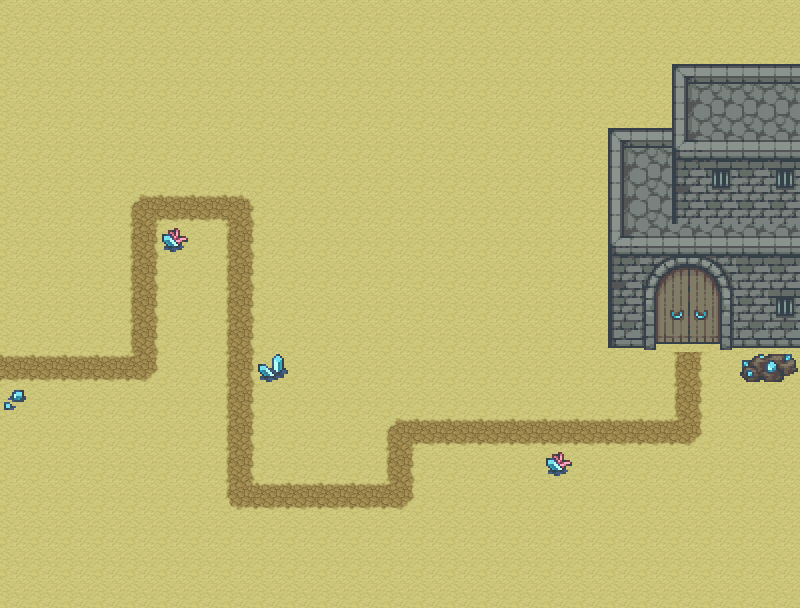

A level layout from a 2D game, rendered from its tile map. Below: a short description, then the map file with its tile-grid data intact:
An orthogonal 25x19 tile map with 32x32 px tiles, 4 tile layers (ground, ground2, monsterpath, castle), 3 tilesets.

<map version="1.4" tiledversion="1.4.3" orientation="orthogonal" renderorder="right-down" width="25" height="19" tilewidth="32" tileheight="32" infinite="0" nextlayerid="8" nextobjectid="1">
 <tileset firstgid="1" name="castle" tilewidth="32" tileheight="32" tilecount="256" columns="16">
  <image source="castle.png" width="512" height="512" />
 </tileset>
 <tileset firstgid="257" name="dirt" tilewidth="32" tileheight="32" tilecount="48" columns="8">
  <image source="dirt.png" width="256" height="192" />
 </tileset>
 <tileset firstgid="305" name="dirtPath" tilewidth="32" tileheight="32" tilecount="48" columns="8">
  <image source="dirtPath.png" width="256" height="192" />
 </tileset>
 <layer id="1" name="ground" width="25" height="19">
  <data encoding="csv">
271,271,271,271,271,271,271,271,271,271,271,271,271,271,271,271,271,271,271,271,271,271,271,271,271,
271,271,271,271,271,271,271,271,271,271,271,271,271,271,271,271,271,271,271,271,271,271,271,271,271,
271,271,271,271,271,271,271,271,271,271,271,271,271,271,271,271,271,271,271,271,271,271,271,271,271,
271,271,271,271,271,271,271,271,271,271,271,271,271,271,271,271,271,271,271,271,271,271,271,271,271,
271,271,271,271,271,271,271,271,271,271,271,271,271,271,271,271,271,271,271,271,271,271,271,271,271,
271,271,271,271,271,271,271,271,271,271,271,271,271,271,271,271,271,271,271,271,271,271,271,271,271,
271,271,271,271,271,271,271,271,271,271,271,271,271,271,271,271,271,271,271,271,271,271,271,271,271,
271,271,271,271,271,271,271,271,271,271,271,271,271,271,271,271,271,271,271,271,271,271,271,271,271,
271,271,271,271,271,271,271,271,271,271,271,271,271,271,271,271,271,271,271,271,271,271,271,271,271,
271,271,271,271,271,271,271,271,271,271,271,271,271,271,271,271,271,271,271,271,271,271,271,271,271,
271,271,271,271,271,271,271,271,271,271,271,271,271,271,271,271,271,271,271,271,271,271,271,271,271,
271,271,271,271,271,271,271,271,271,271,271,271,271,271,271,271,271,271,271,271,271,271,271,271,271,
271,271,271,271,271,271,271,271,271,271,271,271,271,271,271,271,271,271,271,271,271,271,271,271,271,
271,271,271,271,271,271,271,271,271,271,271,271,271,271,271,271,271,271,271,271,271,271,271,271,271,
271,271,271,271,271,271,271,271,271,271,271,271,271,271,271,271,271,271,271,271,271,271,271,271,271,
271,271,271,271,271,271,271,271,271,271,271,271,271,271,271,271,271,271,271,271,271,271,271,271,271,
271,271,271,271,271,271,271,271,271,271,271,271,271,271,271,271,271,271,271,271,271,271,271,271,271,
271,271,271,271,271,271,271,271,271,271,271,271,271,271,271,271,271,271,271,271,271,271,271,271,271,
271,271,271,271,271,271,271,271,271,271,271,271,271,271,271,271,271,271,271,271,271,271,271,271,271
</data>
 </layer>
 <layer id="4" name="ground2" width="25" height="19">
  <data encoding="csv">
0,0,0,0,0,0,0,0,0,0,0,0,0,0,0,0,0,0,0,0,0,0,0,0,0,
0,0,0,0,0,0,0,0,0,0,0,0,0,0,0,0,0,0,0,0,0,0,0,0,0,
0,0,0,0,0,0,0,0,0,0,0,0,0,0,0,0,0,0,0,0,0,0,0,0,0,
0,0,0,0,0,0,0,0,0,0,0,0,0,0,0,0,0,0,0,0,0,0,0,0,0,
0,0,0,0,0,0,0,0,0,0,0,0,0,0,0,0,0,0,0,0,0,0,0,0,0,
0,0,0,0,0,0,0,0,0,0,0,0,0,0,0,0,0,0,0,0,0,0,0,0,0,
0,0,0,0,0,0,0,0,0,0,0,0,0,0,0,0,0,0,0,0,0,0,0,0,0,
0,0,0,0,0,85,0,0,0,0,0,0,0,0,0,0,0,0,0,0,0,0,0,0,0,
0,0,0,0,0,0,0,0,0,0,0,0,0,0,0,0,0,0,0,0,0,0,0,0,0,
0,0,0,0,0,0,0,0,0,0,0,0,0,0,0,0,0,0,0,0,0,0,0,0,0,
0,0,0,0,0,0,0,0,0,0,0,0,0,0,0,0,0,0,0,0,0,0,0,0,0,
0,0,0,0,0,0,0,0,50,0,0,0,0,0,0,0,0,0,0,0,0,0,0,87,88,
66,0,0,0,0,0,0,0,0,0,0,0,0,0,0,0,0,0,0,0,0,0,0,0,0,
0,0,0,0,0,0,0,0,0,0,0,0,0,0,0,0,0,0,0,0,0,0,0,0,0,
0,0,0,0,0,0,0,0,0,0,0,0,0,0,0,0,0,85,0,0,0,0,0,0,0,
0,0,0,0,0,0,0,0,0,0,0,0,0,0,0,0,0,0,0,0,0,0,0,0,0,
0,0,0,0,0,0,0,0,0,0,0,0,0,0,0,0,0,0,0,0,0,0,0,0,0,
0,0,0,0,0,0,0,0,0,0,0,0,0,0,0,0,0,0,0,0,0,0,0,0,0,
0,0,0,0,0,0,0,0,0,0,0,0,0,0,0,0,0,0,0,0,0,0,0,0,0
</data>
 </layer>
 <layer id="2" name="monsterpath" width="25" height="19">
  <data encoding="csv">
0,0,0,0,0,0,0,0,0,0,0,0,0,0,0,0,0,0,0,0,0,0,0,0,0,
0,0,0,0,0,0,0,0,0,0,0,0,0,0,0,0,0,0,0,0,0,0,0,0,0,
0,0,0,0,0,0,0,0,0,0,0,0,0,0,0,0,0,0,0,0,0,0,0,0,0,
0,0,0,0,0,0,0,0,0,0,0,0,0,0,0,0,0,0,0,0,0,0,0,0,0,
0,0,0,0,0,0,0,0,0,0,0,0,0,0,0,0,0,0,0,0,0,0,0,0,0,
0,0,0,0,0,0,0,0,0,0,0,0,0,0,0,0,0,0,0,0,0,0,0,0,0,
0,0,0,0,313,307,307,314,0,0,0,0,0,0,0,0,0,0,0,0,0,0,0,0,0,
0,0,0,0,317,0,0,317,0,0,0,0,0,0,0,0,0,0,0,0,0,0,0,0,0,
0,0,0,0,317,0,0,317,0,0,0,0,0,0,0,0,0,0,0,0,0,0,0,0,0,
0,0,0,0,317,0,0,317,0,0,0,0,0,0,0,0,0,0,0,0,0,0,0,0,0,
0,0,0,0,317,0,0,317,0,0,0,0,0,0,0,0,0,0,0,0,0,0,0,0,0,
307,307,307,307,322,0,0,317,0,0,0,0,0,0,0,0,0,0,0,0,0,317,0,0,0,
0,0,0,0,0,0,0,317,0,0,0,0,0,0,0,0,0,0,0,0,0,317,0,0,0,
0,0,0,0,0,0,0,317,0,0,0,0,313,307,307,307,307,307,307,307,307,322,0,0,0,
0,0,0,0,0,0,0,317,0,0,0,0,317,0,0,0,0,0,0,0,0,0,0,0,0,
0,0,0,0,0,0,0,321,307,307,307,307,322,0,0,0,0,0,0,0,0,0,0,0,0,
0,0,0,0,0,0,0,0,0,0,0,0,0,0,0,0,0,0,0,0,0,0,0,0,0,
0,0,0,0,0,0,0,0,0,0,0,0,0,0,0,0,0,0,0,0,0,0,0,0,0,
0,0,0,0,0,0,0,0,0,0,0,0,0,0,0,0,0,0,0,0,0,0,0,0,0
</data>
 </layer>
 <layer id="3" name="castle" width="25" height="19">
  <data encoding="csv">
0,0,0,0,0,0,0,0,0,0,0,0,0,0,0,0,0,0,0,0,0,0,0,0,0,
0,0,0,0,0,0,0,0,0,0,0,0,0,0,0,0,0,0,0,0,0,0,0,0,0,
0,0,0,0,0,0,0,0,0,0,0,0,0,0,0,0,0,0,0,0,0,161,162,162,162,
0,0,0,0,0,0,0,0,0,0,0,0,0,0,0,0,0,0,0,0,0,177,178,178,178,
0,0,0,0,0,0,0,0,0,0,0,0,0,0,0,0,0,0,0,161,162,193,194,194,194,
0,0,0,0,0,0,0,0,0,0,0,0,0,0,0,0,0,0,0,177,178,209,168,210,168,
0,0,0,0,0,0,0,0,0,0,0,0,0,0,0,0,0,0,0,177,178,225,226,226,226,
0,0,0,0,0,0,0,0,0,0,0,0,0,0,0,0,0,0,0,193,194,194,194,194,194,
0,0,0,0,0,0,0,0,0,0,0,0,0,0,0,0,0,0,0,209,220,221,222,210,210,
0,0,0,0,0,0,0,0,0,0,0,0,0,0,0,0,0,0,0,225,236,237,238,226,168,
0,0,0,0,0,0,0,0,0,0,0,0,0,0,0,0,0,0,0,241,252,253,254,242,242,
0,0,0,0,0,0,0,0,0,0,0,0,0,0,0,0,0,0,0,0,0,0,0,0,0,
0,0,0,0,0,0,0,0,0,0,0,0,0,0,0,0,0,0,0,0,0,0,0,0,0,
0,0,0,0,0,0,0,0,0,0,0,0,0,0,0,0,0,0,0,0,0,0,0,0,0,
0,0,0,0,0,0,0,0,0,0,0,0,0,0,0,0,0,0,0,0,0,0,0,0,0,
0,0,0,0,0,0,0,0,0,0,0,0,0,0,0,0,0,0,0,0,0,0,0,0,0,
0,0,0,0,0,0,0,0,0,0,0,0,0,0,0,0,0,0,0,0,0,0,0,0,0,
0,0,0,0,0,0,0,0,0,0,0,0,0,0,0,0,0,0,0,0,0,0,0,0,0,
0,0,0,0,0,0,0,0,0,0,0,0,0,0,0,0,0,0,0,0,0,0,0,0,0
</data>
 </layer>
</map>
